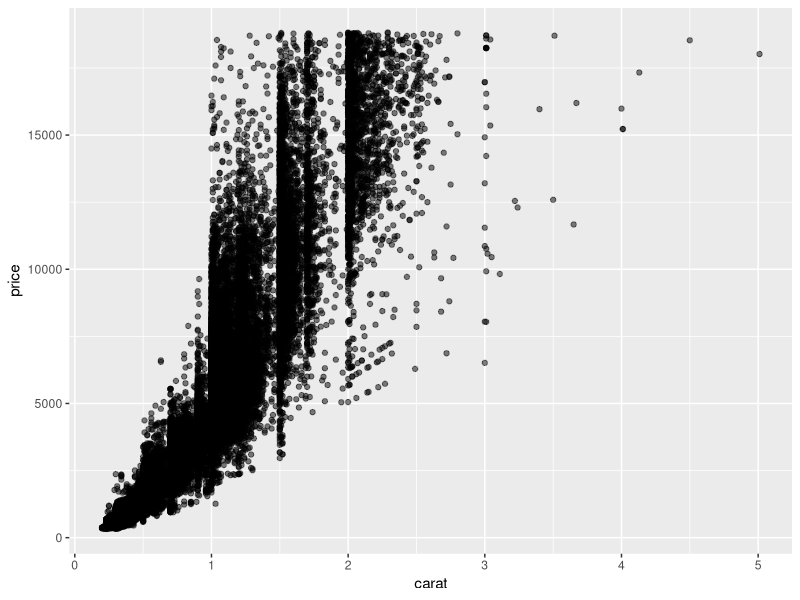
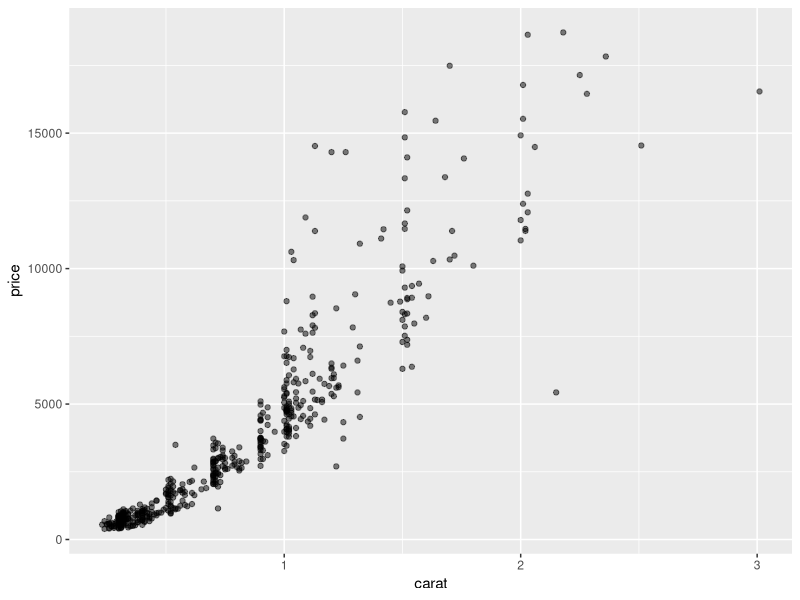
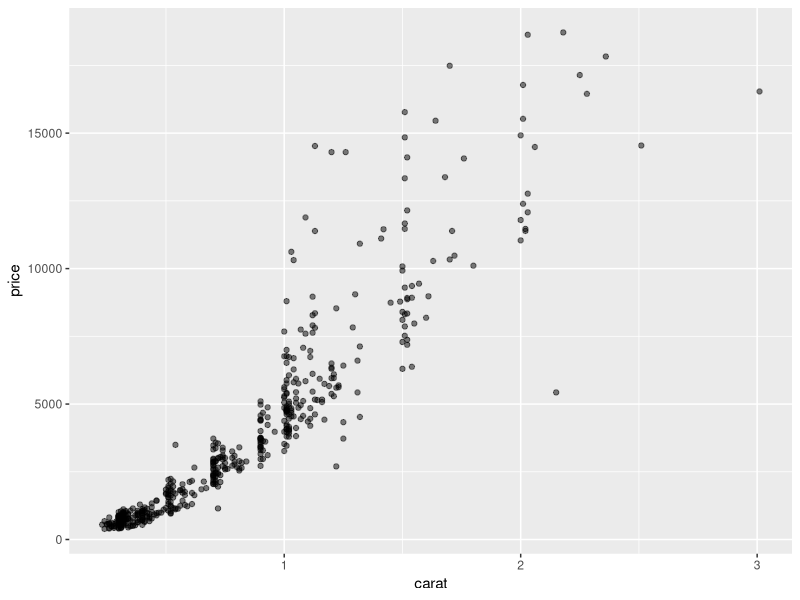
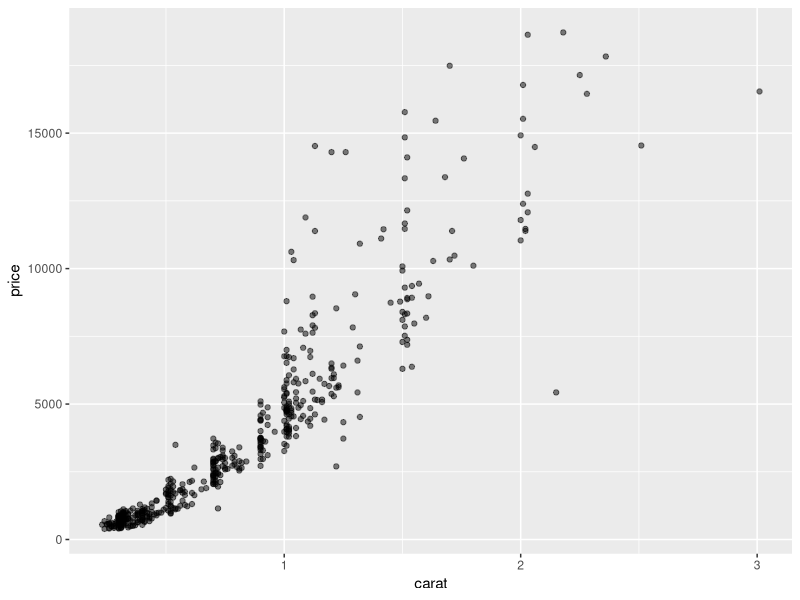
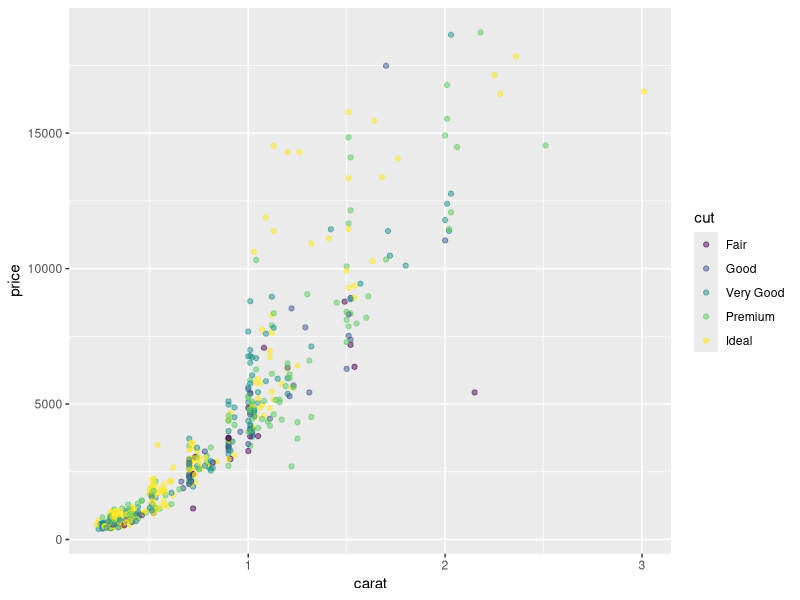
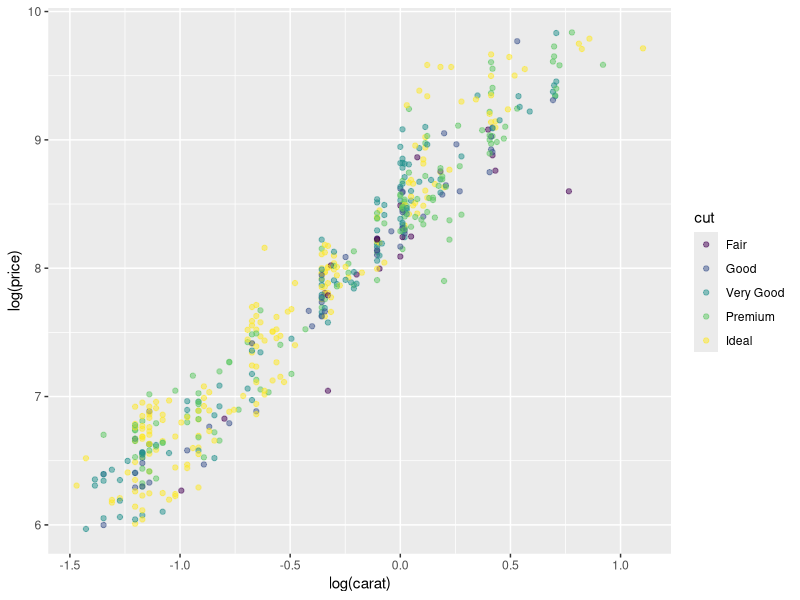
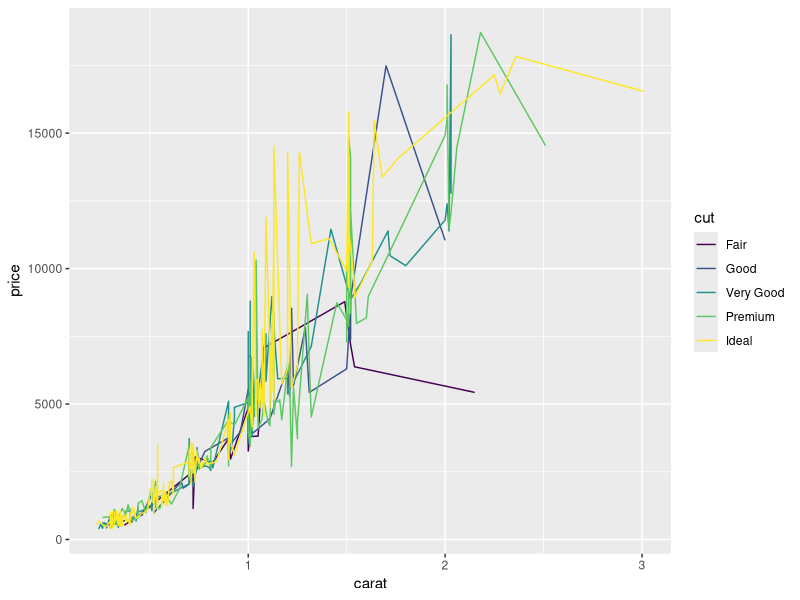
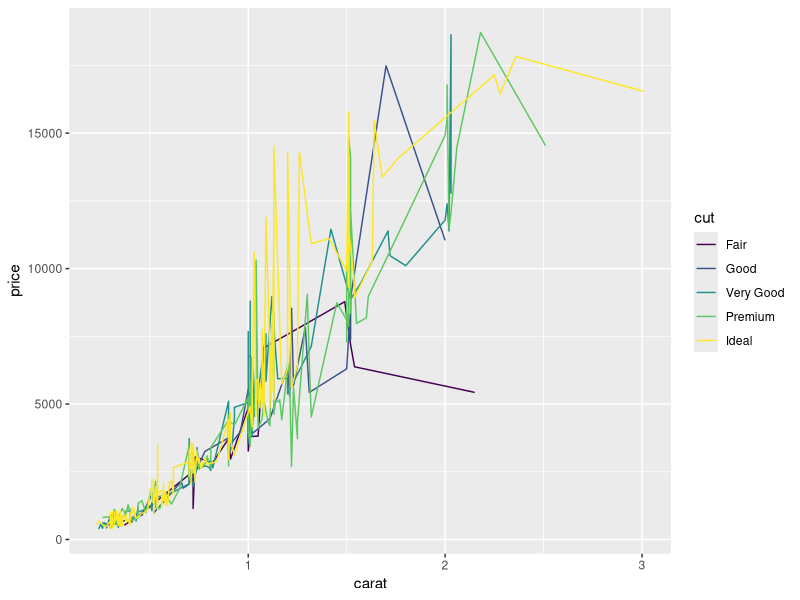

Write R code to recreate these figures, in order.
install.packages("ggplot2")
library(ggplot2)
? diamonds

ggplot(diamonds) + aes(carat, price) + geom_point(alpha = 0.5)
nrow(diamonds)
set.seed(2)
sampleDiamonds <- diamonds[sample(nrow(diamonds), 500), ]
ggplot(sampleDiamonds) + aes(carat, price) + geom_point(alpha = 0.5)
ggplot(sampleDiamonds) + geom_point(aes(carat, price), alpha = 0.5)
ggplot() + geom_point(aes(carat, price), alpha = 0.5, data = sampleDiamonds)
ggplot(sampleDiamonds) + aes(carat, price, colour = cut) + geom_point(alpha = 0.5)
? geom_point
ggplot(sampleDiamonds) + aes(log(carat), log(price), colour = cut) + geom_point(alpha = 0.5)
diamondPlot <- ggplot(sampleDiamonds) + aes(carat, price, color = cut)
diamondPlot + geom_line()
ggplot(sampleDiamonds) + aes(carat, price, color = cut) + geom_line()
diamondPlot + geom_smooth()
diamondPlot + geom_rug()
ggplot(sampleDiamonds) + aes(carat, price, colour = cut) +
  geom_point() + geom_smooth()
ggplot(sampleDiamonds) +
  geom_point(aes(carat, price, colour = cut)) + geom_smooth(aes(carat, price))
ggplot(sampleDiamonds) + aes(carat, price, colour = cut) +
  geom_point() + geom_rug() + geom_smooth(aes(carat, price, colour = NULL))
ggplot(sampleDiamonds) + geom_point(aes(carat, price, colour = cut)) +
  geom_histogram(aes(carat), data = diamonds)
ggplot(diamonds) + aes(cut) + geom_bar()
ggplot(diamonds) + aes(cut, fill = color) + geom_bar()
ggplot(diamonds) + aes(x = "", fill = cut) + geom_bar() + coord_polar("y")
? mpg
ggplot(mpg) + aes(displ, hwy) + geom_point()
ggplot(mpg) + aes(displ, hwy, size = cty) + geom_point()
ggplot(mpg) + aes(displ, hwy, size = cty, colour = class) + geom_point()
ggplot(mpg) + aes(displ, hwy, colour = class) + geom_point() +
  geom_rug()
ggplot(mpg) + aes(displ, hwy, colour = class) + geom_point() +
  geom_rug() + geom_smooth(aes(colour = NULL))
ggplot(mpg) + aes(class) + geom_bar()
ggplot(mpg) + aes(class, fill = fl) + geom_bar()
ggplot(mpg) + aes(x = "", fill = class) + geom_bar() + coord_polar("y")
ggplot(mpg) + aes(hwy) + geom_histogram(bins = 20)
ggplot(mpg) + aes(displ, hwy) +
  geom_smooth() + geom_point(aes(colour = drv))
ggplot(mpg) + aes(displ, hwy) +
  geom_smooth(aes(linetype = drv)) + geom_point(aes(colour = drv))
